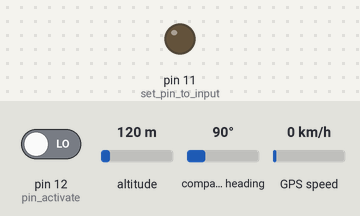
Bench run of a sketch on a simulated Arduino Leonardo, built with avr-gcc and run on an emulated ATmega32U4. Shown: output pins drawn as LEDs (lit = HIGH). The inputs (shaded band) are chosen by the test bench; at power-on: pin 12 (pin_activate) LOW, altitude 120 m, compass heading 90°, GPS speed 0 km/h. The GPS gets a fix after 3 s at 37.7749, -122.4194 with 8 satellites; what the sketch prints to the serial monitor is not drawn.

Above: at 7.5 s.
Timing chart, 0 to 10.1 s (numbered marks = the images above):
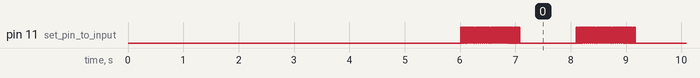

The sketch:

arduino_radio_locator_gps_xbeepro868.ino
```cpp
// Test code for Adafruit GPS modules using MTK3329/MTK3339 driver
//
// This code shows how to listen to the GPS module in an interrupt
// which allows the program to have more 'freedom' - just parse
// when a new NMEA sentence is available! Then access data when
// desired.
//
// Tested and works great with the Adafruit Ultimate GPS module
// using MTK33x9 chipset
//    ------> http://www.adafruit.com/products/746
// Pick one up today at the Adafruit electronics shop
// and help support open source hardware & software! -ada

//This code is intended for use with Arduino Leonardo and other ATmega32U4-based Arduinos

#include <Adafruit_GPS.h>
#include <SoftwareSerial.h>

SoftwareSerial xbee(2, 3); // for leonardo and micro, this is for standard arduinos 2, 3 RX, TX

// Connect the GPS Power pin to 5V
// Connect the GPS Ground pin to ground
// If using software serial (sketch example default):
//   Connect the GPS TX (transmit) pin to Digital 8
//   Connect the GPS RX (receive) pin to Digital 7
// If using hardware serial:
//   Connect the GPS TX (transmit) pin to Arduino RX1 (Digital 0)
//   Connect the GPS RX (receive) pin to matching TX1 (Digital 1)

// If using software serial, keep these lines enabled
// (you can change the pin numbers to match your wiring):
//SoftwareSerial mySerial(8, 7);
//Adafruit_GPS GPS(&mySerial);

// If using hardware serial, comment
// out the above two lines and enable these two lines instead:
Adafruit_GPS GPS(&Serial1);
HardwareSerial mySerial = Serial1;

// Set GPSECHO to 'false' to turn off echoing the GPS data to the Serial console
// Set to 'true' if you want to debug and listen to the raw GPS sentences
#define GPSECHO  true

int pin_activate = 12;
int tx_active = 0;

void setup()
{

  // connect at 115200 so we can read the GPS fast enough and echo without dropping chars
  // also spit it out
  Serial.begin(115200);
  delay(5000);
  Serial.println("Adafruit GPS library basic test!");

  // 9600 NMEA is the default baud rate for Adafruit MTK GPS's- some use 4800
  GPS.begin(9600);

  // uncomment this line to turn on RMC (recommended minimum) and GGA (fix data) including altitude
  GPS.sendCommand(PMTK_SET_NMEA_OUTPUT_RMCGGA);
  // uncomment this line to turn on only the "minimum recommended" data
  //GPS.sendCommand(PMTK_SET_NMEA_OUTPUT_RMCONLY);
  // For parsing data, we don't suggest using anything but either RMC only or RMC+GGA since
  // the parser doesn't care about other sentences at this time

  // Set the update rate
  GPS.sendCommand(PMTK_SET_NMEA_UPDATE_1HZ);   // 1 Hz update rate
  // For the parsing code to work nicely and have time to sort thru the data, and
  // print it out we don't suggest using anything higher than 1 Hz

  // Request updates on antenna status, comment out to keep quiet
  GPS.sendCommand(PGCMD_ANTENNA);

  delay(1000);
  // Ask for firmware version
  mySerial.println(PMTK_Q_RELEASE);

  // set the data rate for the SoftwareSerial port
  xbee.begin( 9600 );

  pinMode(pin_activate, INPUT); // set pin to input
  pinMode(11, OUTPUT); // set pin to input
}

int counter = 0;

uint32_t timer = millis();
void loop()                     // run over and over again
{
  for (int i=0; i <= 5; i++){
    digitalWrite(11, LOW);
    delay(10);
    digitalWrite(11, HIGH);
    delay(10);
  }
  for (int i=0; i <= 20; i++){
    digitalWrite(11, LOW);
    delay(10);
    digitalWrite(11, HIGH);
    delay(25);
  }
  for (int i=0; i <= 10; i++){
    digitalWrite(11, LOW);
    delay(10);
    digitalWrite(11, HIGH);
    delay(10);
  }
  digitalWrite(11, LOW);
  delay(1000);

  char c = GPS.read();
  // if you want to debug, this is a good time to do it!
  if ((c) && (GPSECHO))
    Serial.write(c);

  // if a sentence is received, we can check the checksum, parse it...
  if (GPS.newNMEAreceived()) {
    // a tricky thing here is if we print the NMEA sentence, or data
    // we end up not listening and catching other sentences!
    // so be very wary if using OUTPUT_ALLDATA and trytng to print out data
    //Serial.println(GPS.lastNMEA());   // this also sets the newNMEAreceived() flag to false

    if (!GPS.parse(GPS.lastNMEA()))   // this also sets the newNMEAreceived() flag to false
      return;  // we can fail to parse a sentence in which case we should just wait for another
  }

  // if millis() or timer wraps around, we'll just reset it
  if (timer > millis())  timer = millis();

  // approximately every 2 seconds or so, print out the current stats
  if (millis() - timer > 3333) {
    timer = millis(); // reset the timer

    Serial.print("\nTime: ");
    Serial.print(GPS.hour, DEC); Serial.print(':');
    Serial.print(GPS.minute, DEC); Serial.print(':');
    Serial.print(GPS.seconds, DEC); Serial.print('.');
    Serial.println(GPS.milliseconds);
    Serial.print("Date: ");
    Serial.print(GPS.day, DEC); Serial.print('/');
    Serial.print(GPS.month, DEC); Serial.print("/20");
    Serial.println(GPS.year, DEC);
    Serial.print("Fix: "); Serial.print((int)GPS.fix);
    Serial.print(" quality: "); Serial.println((int)GPS.fixquality);
    if (GPS.fix) {
      Serial.print("Location: ");
      Serial.print(GPS.latitude, 4); Serial.print(GPS.lat);
      Serial.print(", ");
      Serial.print(GPS.longitude, 4); Serial.println(GPS.lon);

      Serial.print("Speed (knots): "); Serial.println(GPS.speed);
      Serial.print("Angle: "); Serial.println(GPS.angle);
      Serial.print("Altitude: "); Serial.println(GPS.altitude);
      Serial.print("Satellites: "); Serial.println((int)GPS.satellites);
    }


    // preparing transmission
    float gps_longitude_float = GPS.longitude;
    float gps_latitude_float = GPS.latitude;

    String gps_longitude_string = "" + String(int(gps_longitude_float))+ "."+String(getDecimal(gps_longitude_float)); //combining both whole and decimal part in string with a full
    int index_dot = gps_longitude_string.indexOf('.');
    long longitude_long_minute = long(gps_longitude_string.substring(0,index_dot-2).toInt()) * 60.0;
    longitude_long_minute = longitude_long_minute + long(gps_longitude_string.substring(index_dot-2,index_dot).toInt());
    String longitude_minute = "+";
    String geosector = String(GPS.lon);
    if(geosector.equals("W")){
        longitude_minute = "-";
    }
    longitude_minute = longitude_minute + String(longitude_long_minute + gps_longitude_string.substring(index_dot,index_dot+1+5));

    String gps_latitude_string = "" + String(int(gps_latitude_float))+ "."+String(getDecimal(gps_latitude_float)); //combining both whole and decimal part in string with a full
    index_dot = gps_latitude_string.indexOf('.');
    long latitude_long_minute = long(gps_latitude_string.substring(0,index_dot-2).toInt()) * 60.0;
    latitude_long_minute = latitude_long_minute + long(gps_latitude_string.substring(index_dot-2,index_dot).toInt());
    String latitude_minute = "+";
    geosector = String(GPS.lat);
    if(geosector.equals("S")){
        latitude_minute = "-";
    }
    latitude_minute = latitude_minute + String(latitude_long_minute + gps_latitude_string.substring(index_dot,index_dot+1+5));

    String transmit = "";

    transmit = transmit + "$trk,";
    transmit = transmit + GPS.hour + ":";
    transmit = transmit + GPS.minute + ":";
    transmit = transmit + round((float)GPS.seconds + (float)GPS.milliseconds/1000) +",";
    transmit = transmit + latitude_minute + ",";
    transmit = transmit + longitude_minute + ",";
    transmit = transmit + GPS.altitude + ",";
    transmit = transmit + GPS.speed + ",";
    transmit = transmit + GPS.angle + ",";
    transmit = transmit + (int)GPS.satellites + ",";
    transmit = transmit + (int)GPS.fix + ",";
    transmit = transmit + (int)GPS.fixquality + ",";
    transmit = transmit + counter;
    transmit = transmit + "\n";

    // activate the transmission if activation line is high.
    // IF activation line was high one time, it will stay active. failsafe in case of dropping voltage on activation line
    if (digitalRead(pin_activate) == 1 || tx_active == 1){
      xbee.print(transmit);
      counter += 1;
      tx_active = 1;
    }

    Serial.println(digitalRead(pin_activate));
  }

}


//function to extract decimal part of float
long getDecimal(float val)
{
 int intPart = int(val);
 long decPart = 10000000*(val-intPart); //I am multiplying by 1000 assuming that the foat values will have a maximum of 3 decimal places
                                   //Change to match the number of decimal places you need
 if(decPart>0)return(decPart);           //return the decimal part of float number if it is available
 else if(decPart<0)return((-1)*decPart); //if negative, multiply by -1
 else if(decPart=0)return(00);           //return 0 if decimal part of float number is not available
}
```

Measured:
- by itself, pin 11 (set_pin_to_input): repeats every 1.8 s: HIGH 0.01 s, LOW 1.0 s, 37 × (HIGH 0.01 s, LOW 0.01 s)
- by itself, everything shown: repeats every 10.4 s, in 20 steps
